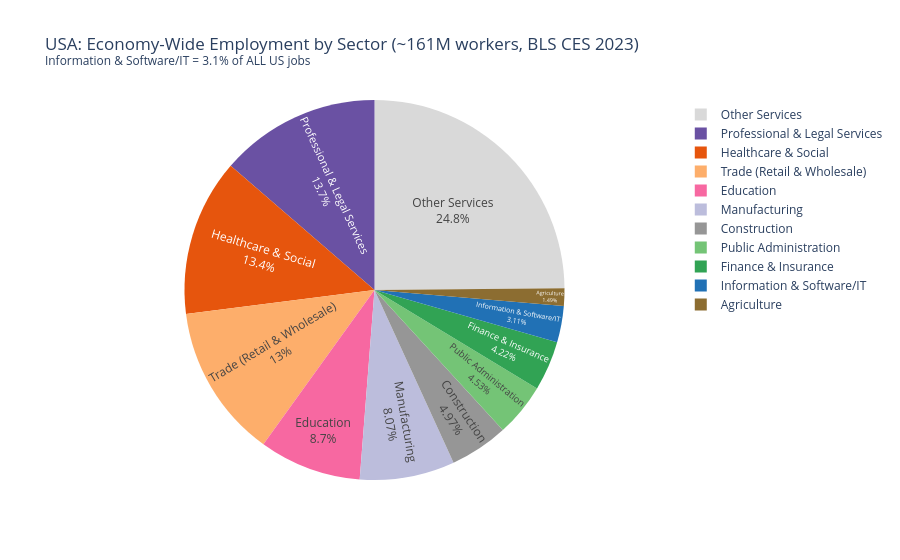

Here is the notebook cell this chart was saved with:
### Code cell
econ = get_sector_employment('USA')
sw_pct = econ.loc[econ['sector'] == SOFTWARE_SECTOR, 'pct_of_total'].values[0]

fig3 = px.pie(
    econ, values='employed_millions', names='sector',
    color='sector', color_discrete_map=ECON_SECTOR_COLORS,
    title=f'USA: Economy-Wide Employment by Sector (~161M workers, BLS CES 2023)<br><sup>Information & Software/IT = {sw_pct:.1f}% of ALL US jobs</sup>',
)
fig3.update_traces(textposition='inside', textinfo='percent+label')
fig3.show()

### Figure 1 — Plotly figure (JSON) as saved in the notebook; plotly's stock layout.template omitted (floating-point values rounded to 4 significant figures)
{"data": [{"customdata": [["Agriculture"], ["Manufacturing"], ["Construction"], ["Information & Software/IT"], ["Finance & Insurance"], ["Healthcare & Social"], ["Professional & Legal Services"], ["Trade (Retail & Wholesale)"], ["Education"], ["Public Administration"], ["Other Services"]], "domain": {"x": [0.0, 1.0], "y": [0.0, 1.0]}, "hovertemplate": "sector=%{customdata[0]}<br>employed_millions=%{value}<extra></extra>", "labels": ["Agriculture", "Manufacturing", "Construction", "Information & Software/IT", "Finance & Insurance", "Healthcare & Social", "Professional & Legal Services", "Trade (Retail & Wholesale)", "Education", "Public Administration", "Other Services"], "legendgroup": "", "marker": {"colors": ["#8c6d31", "#bcbddc", "#969696", "#2171b5", "#31a354", "#e6550d", "#6a51a3", "#fdae6b", "#f768a1", "#74c476", "#d9d9d9"]}, "name": "", "showlegend": true, "textinfo": "percent+label", "textposition": "inside", "type": "pie", "values": [2.4, 13.0, 8.0, 5.0, 6.8, 21.5, 22.0, 21.0, 14.0, 7.3, 40.0]}], "layout": {"legend": {"tracegroupgap": 0}, "title": {"text": "USA: Economy-Wide Employment by Sector (~161M workers, BLS CES 2023)<br><sup>Information & Software/IT = 3.1% of ALL US jobs</sup>"}}}
